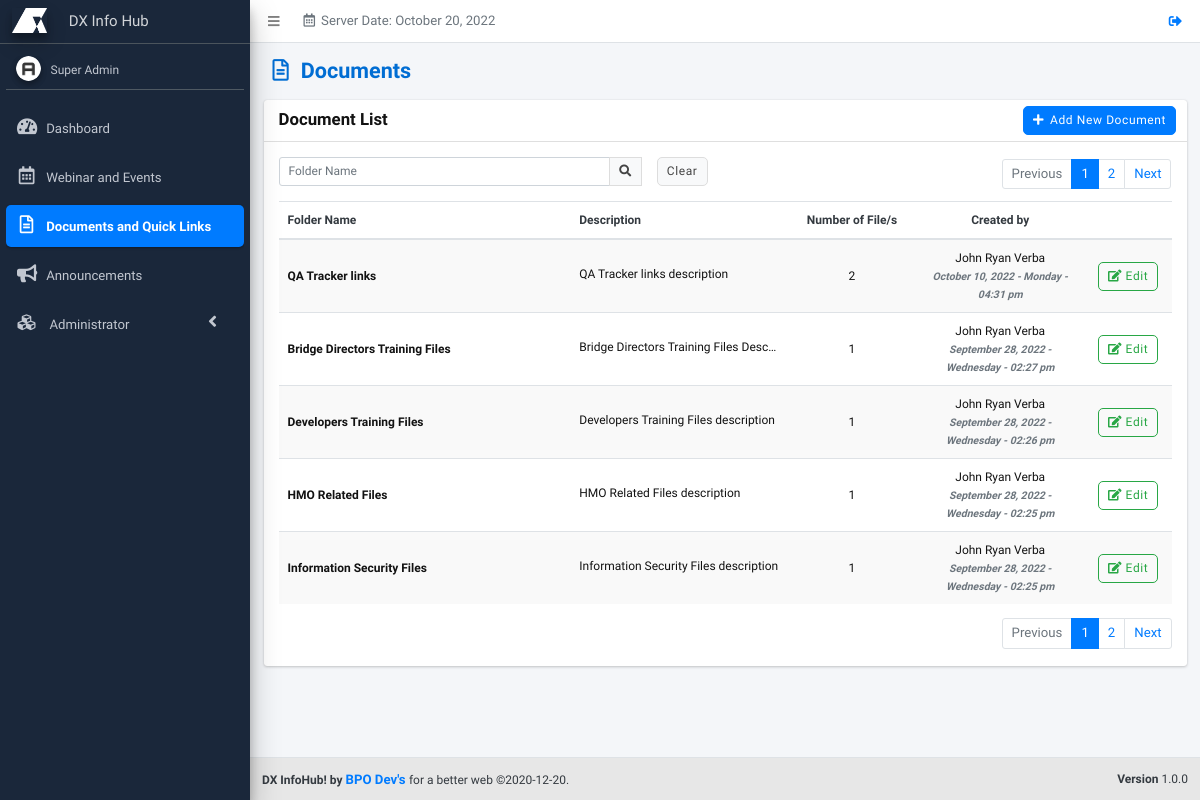
The page /pages/documents/index.php (signed in) on the database its author committed.
### tables this page shows
CREATE TABLE `documents` (
  `id` int(255) UNSIGNED NOT NULL,
  `user_id` int(255) NOT NULL DEFAULT 0,
  `document_name` varchar(255) NOT NULL DEFAULT '',
  `document_description` varchar(255) NOT NULL DEFAULT '',
  `date_created` varchar(255) NOT NULL DEFAULT '',
  `date_edited` varchar(255) NOT NULL DEFAULT '',
  `document_status` int(1) NOT NULL DEFAULT 0,
  `temp_del` int(1) NOT NULL DEFAULT 0,
  `timestamp` timestamp NOT NULL DEFAULT current_timestamp() ON UPDATE current_timestamp()
);

CREATE TABLE `users` (
  `user_id` bigint(20) NOT NULL,
  `user_employee_id` varchar(50) NOT NULL DEFAULT '',
  `user_email` varchar(100) NOT NULL DEFAULT '',
  `user_password` varchar(200) NOT NULL DEFAULT '',
  `user_firstname` varchar(100) NOT NULL DEFAULT '',
  `user_middlename` varchar(100) NOT NULL DEFAULT '',
  `user_lastname` varchar(100) NOT NULL DEFAULT '',
  `user_nickname` varchar(50) NOT NULL DEFAULT '',
  `user_photo` varchar(100) NOT NULL DEFAULT '',
  `role_ids` varchar(1000) NOT NULL DEFAULT ',',
  `permissions` varchar(1000) NOT NULL DEFAULT ',',
  `user_position` int(11) NOT NULL DEFAULT 0,
  `user_level` int(11) NOT NULL DEFAULT 1,
  `user_gender` varchar(100) NOT NULL,
  `user_mobile` varchar(50) NOT NULL DEFAULT '',
  `team_id` bigint(20) NOT NULL DEFAULT 0,
  `user_hiredate` int(11) NOT NULL DEFAULT 0,
  `user_enddate` int(11) NOT NULL DEFAULT 0,
  `user_mantra_in_life` varchar(300) NOT NULL,
  `user_skills` varchar(300) NOT NULL,
  `starting_date` int(11) NOT NULL DEFAULT 0,
  `data_per_page` int(11) NOT NULL DEFAULT 20,
  `user_last_login` int(11) NOT NULL DEFAULT 0,
  `user_log_attempts` int(11) DEFAULT NULL,
  `lockout_timestamp` datetime DEFAULT NULL,
  `user_status` float NOT NULL DEFAULT 0,
  `temp_del` int(11) NOT NULL DEFAULT 0
);

### includes/functions.php (called while the page is built, shortened)
<?php
function renderLang($lang_arr) {
	if(isset($lang_arr[$GLOBALS['default_lang_idx']])) {
		if($lang_arr[$GLOBALS['default_lang_idx']] != '') {
			$return = $lang_arr[$GLOBALS['default_lang_idx']];
		} else {
			$return = $lang_arr[0];
		}
	} else {
		$return = $lang_arr[0];
	}
	return $return;
}
function checkSession() {
	$r = 0;
	if(isset($_SESSION['sys_id'])) {
		$r = 1;
	}
	return $r;
}
function checkPermission($permission) {
	$r = 0;
	if(in_array($permission,$_SESSION['sys_permissions'])) {
		$r = 1;
	}
	return $r;
}
function encryptID($id,$module = '') {
	return processIDEncryption($id,'encrypt',$module);
}
function processIDEncryption($id,$action,$module) {
	$charBank_arr = array('_q','i','_B','l','_a','M','f','u','_g','O','h','9','V','W','F','s','6','K','P','_b','8','_r','X','3','Y','2','N','d','q','_S','j','_L','_R','p','Z','E','5','e','x','A','_k','_I','g','_Q','_G','J','G','_j','_J','b','_c','o','_E','_p','m','1','_i','_K','_o','B','I','S','_l','_H','0','_n','Q','y','_D','a','H','n','L','_C','D','t','k','_P','R','_e','_s','_M','z','_d','c','_A','_m','w','v','_h','_N','U','_O','T','C','7','_F','r','_f','4');
	$output = '';
	if($action == 'encrypt') {
		$epoch_time = substr(time() * rand(1,100),0,10);
		$dynamic_val = '';
		$dynamic_val .= $charBank_arr[($epoch_time[0].$epoch_time[1])*1];
		$dynamic_val .= $charBank_arr[($epoch_time[2].$epoch_time[3])*1];
		$dynamic_val .= $charBank_arr[($epoch_time[4].$epoch_time[5])*1];
		$dynamic_val .= $charBank_arr[($epoch_time[6].$epoch_time[7])*1];
		$dynamic_val .= $charBank_arr[($epoch_time[8].$epoch_time[9])*1];
		$secret_key = $dynamic_val;
	}
	$encrypt_method = "AES-256-CBC";
	$key = hash('sha256',$secret_key);
	if($module == '') {
		$module = $GLOBALS['page'];
	}
	$iv = substr(hash('sha256',$module),0,16);
	if($action == 'encrypt') {
		$output = base64_encode(openssl_encrypt($id,$encrypt_method,$key,0,$iv)).$dynamic_val;
	} else {
		$id = str_replace($secret_key,'',$id);
		$output = openssl_decrypt(base64_decode($id),$encrypt_method,$key,0,$iv);
	}
	return $output;
}
function getTable($sql_table) {
	$r = array();
	$sql = $GLOBALS['pdo']->prepare("SELECT * FROM ".$sql_table);
	$sql->execute();
	while($data = $sql->fetch(PDO::FETCH_ASSOC)) {
		array_push($r,$data);
	}
	return $r;
}
?>

### includes/lang/documents.php (called while the page is built, shortened)
<?php
$documents = array(
	'Documents',
	''
);
$document_list = array(
	'Document List',
	''
);
$document_edit = array(
	'Edit Document',
	''
);
$document_name_label = array(
	'Folder Name',
	''
);
$document_description_label = array(
	'Description',
	''
);
$document_file_count = array(
	'Number of File/s',
	''
);
$created_by = array(
	'Created by',
	''
);
$document_add_document = array(
	'Add New Document'
);
?>

### includes/common/set-search.php (called while the page is built, shortened)
<?php
$where = '';
if(isset($keywords_arr)) {
	foreach($keywords_arr as $keyword) {
		$keyword = str_replace("'","''",$keyword);
		if($where == '') {
			foreach($fields_arr as $field) {
				if($where == '') {
					$where .= " WHERE ".$field." LIKE '%".$keyword."%' AND temp_del = 0";
				} else {
					$where .= " OR ".$field." LIKE '%".$keyword."%' AND temp_del = 0";
				}
			}
		} else {
			foreach($fields_arr as $field) {
				$where .= " OR ".$field." LIKE '%".$keyword."%' AND temp_del = 0";
			}
		}
	}
} else {
	if($where == '' && $page != 'system-log') {
		 $where = " WHERE temp_del=0";
	}
}
?>

### includes/common/set-pagination.php (called while the page is built, shortened)
<?php
$numrows = 5;
$page_ctr = 1;
$sql_start = abs($numrows * ((int)$page_ctr-1));
?>

### includes/lang/webinar-events.php (called while the page is built, shortened)
<?php
$edit = array(
	'Edit',
	''
);
?>

### pages/documents/index.php (the view, shortened to what this page needs)
<?php
require($_SERVER['DOCUMENT_ROOT'].'/includes/config.php');
if(checkSession()) {
	if(checkPermission('documents')) {
		$page = 'documents';
		$fields_arr = array('document_name');
		require($_SERVER['DOCUMENT_ROOT'].'/includes/common/set-search.php');
		require($_SERVER['DOCUMENT_ROOT'].'/includes/common/set-pagination.php');
		$users_arr = getTable('users');
?>
<!DOCTYPE html>
<html>
<head>
	<link href="/assets/css/documents.css" rel="stylesheet" />
	<?php require($_SERVER['DOCUMENT_ROOT'].'/includes/common/links.php'); ?>
</head>
<body class="hold-transition sidebar-mini layout-fixed">
	<div class="wrapper">
		<?php
		require($_SERVER['DOCUMENT_ROOT'].'/includes/common/child-header.php');
		require($_SERVER['DOCUMENT_ROOT'].'/includes/common/child-sidebar.php');
		?>
		<div class="content-wrapper">
			<section class="content-header">
				<div class="container-fluid">
					<div class="row mb-2">
						<div class="col-sm-6">
							<h1><i class="far fa-file-alt mr-3"></i><?php echo renderLang($documents); ?></h1>
						</div>
					</div>
				</div>
			</section>
			<section class="content">
				<div class="container-fluid">
					<div class="card">
						<div class="card-header">
							<h3 class="card-title"><?php echo renderLang($document_list); ?></h3>
							<div class="card-tools">
								<button type="button" class="btn btn-primary mr-1" data-toggle="modal" data-target="#add_document_modal">
									<i class="fa fa-plus mr-2"></i><?php echo renderLang($document_add_document); ?>
								</button>
							</div>
						</div>
						<div class="card-body">
							<?php require($_SERVER['DOCUMENT_ROOT'].'/includes/common/search-and-pagination.php'); ?>
							<div class="table-responsive">
								<table id="table-data" class="table table-striped table-hover">
									<thead>
										<tr class="text-dark">
											<th style="width: 35%"><?php echo renderLang($document_name_label); ?></th>
											<th style="width: 20%"><?php echo renderLang($document_description_label); ?></th>
											<th class="text-center" style="width: 15%"><?php echo renderLang($document_file_count); ?></th>
											<th class="text-center" style="width: 20%"><?php echo renderLang($created_by); ?></th>
											<th style="width: 10%"></th>
										</tr>
									</thead>
									<tbody>
										<?php
											$sql = $pdo->prepare("SELECT * FROM documents ".$where." ORDER BY id DESC LIMIT ".$sql_start.",".$numrows);
											$sql->execute();
											while($data = $sql->fetch(PDO::FETCH_ASSOC)) {
											$document_id = encryptID($data['id']);
												$count =  $pdo->prepare("SELECT * FROM `files` WHERE `document_id` = ".$data['id']);
												$count->execute();
												$total_data_count = $count->rowCount();
											?>
											<tr>
												<td class="align-middle">
													<span class="font-weight-bold"><?php echo $data['document_name'] ?></span>
												</td>
												<td class="align-middle">
													<span class="d-inline-block text-truncate" style="max-width: 200px;"><?php echo $data['document_description'] ?></span>
												</td>
												<td class="align-middle text-center"><?php echo $total_data_count ?></td>
												<td class="align-middle text-center">
													<?php
													foreach($users_arr as $user) {
														if($user['user_id'] == $data['user_id']) {
															echo $user['user_firstname'].' '.$user['user_lastname'];
															break;
														}
													}
												 	?>
												<br><em class="text-secondary font-weight-bold text-sm"><?php echo $data['date_created'] ?></em></td>
												<td class="align-middle text-center">
													<?php
													if(checkPermission('document-edit')) {
														echo '<a href="/edit-document/'.$document_id.'" class="btn btn-outline-success btn-s" title="'.renderLang($document_edit).'"><i class="fas fa-edit"></i> '.renderLang($edit).' </a>';
													}
													?>
												</td>
											</tr>
										<?php } ?>
									</tbody>
								</table>
							</div>
							<?php require($_SERVER['DOCUMENT_ROOT'].'/includes/common/pagination-bottom.php'); ?>
						</div>
					</div>
				</div>
			</section>
		</div>
		<?php require($_SERVER['DOCUMENT_ROOT'].'/includes/common/child-footer.php'); ?>
	</div>
</body>
</html>
<?php
	} else {
		$_SESSION['sys_permission_err'] = renderLang($permission_message_1);
		header('location: /dashboard');
	}
} else {
	$_SESSION['sys_login_err'] = renderLang($login_msg_err_4);
	header('location: /login');
}
?>

### assets/css/common.css (style rules this page uses)
html { font-size: 12px; }
.content-wrapper { padding-bottom: 2.5rem; }
.card-header > .card-tools { margin-top: -.25rem; margin-bottom: -.25rem; }
.card-title { font-size: 1.4rem; }
.content-header { padding: 15px 15px 10px; }
.table-striped tbody tr:nth-of-type(odd) { background: rgba(0,0,0,0.025); }

### assets/css/style.css (style rules this page uses)
:root { --blue: #006DD3; --gray: #E7E7E7; --dark-gray: #606060; --white: #fff; --black: #121212; }
body p, a { font-size: 1.1rem; }
.btn { border-radius: 5px; letter-spacing: 0.05rem; }
.btn .fa { margin-right: 10px; }
@media (min-width: 1200px) { .h1, .h2, .h3, .h4, .h5, .h6, h1, h2, h3, h4, h5, h6 { font-weight: bold !important; text-transform: none; } }
@media (min-width: 1200px) { body { font-family: 'Inter Tight', sans-serif; color: var(--black); height: 100%; font-size: 1rem; } }
@media (min-width: 1200px) { * { box-sizing: border-box; } }
@media (min-width: 1200px) { [class*="col-"] { float: left; } }
@media (min-width: 1200px) { h1 { font-weight: 700; color: var(--blue);; } }
[class*="col-"] { width: 100%; }

### rows shown on the page
documents: document_name "QA Tracker links", document_description "QA Tracker links description", total_data_count "2", date_created "October 10, 2022 - Monday - 04:31 pm"
users: user_firstname "John Ryan", user_lastname "Verba"
documents: document_name "Bridge Directors Training Files", document_description "Bridge Directors Training Files Desc…", total_data_count "1", date_created "September 28, 2022 - Wednesday - 02:27 pm"
documents: document_name "Developers Training Files", document_description "Developers Training Files description", total_data_count "1", date_created "September 28, 2022 - Wednesday - 02:26 pm"
documents: document_name "HMO Related Files", document_description "HMO Related Files description", total_data_count "1", date_created "September 28, 2022 - Wednesday - 02:25 pm"
documents: document_name "Information Security Files", document_description "Information Security Files description", total_data_count "1", date_created "September 28, 2022 - Wednesday - 02:25 pm"

### other values the page prints
renderLang($header_server_date) "Server Date:"
$_SESSION['sys_fullname'] "Super Admin"
renderLang($documents) "Documents"
renderLang($document_list) "Document List"
renderLang($document_add_document) "Add New Document"
renderLang($btn_clear) "Clear"
renderLang($btn_previous) "Previous"
renderLang($btn_next) "Next"
renderLang($document_name_label) "Folder Name"
renderLang($document_description_label) "Description"
renderLang($document_file_count) "Number of File/s"
renderLang($created_by) "Created by"
renderLang($sitename) "DX InfoHub!"
